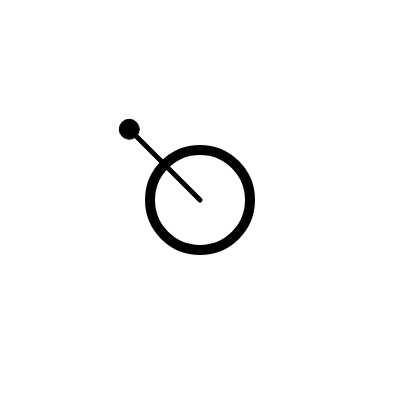
Frame 1 (no input)
Frame 60 (no input): identical to frame 1, image omitted
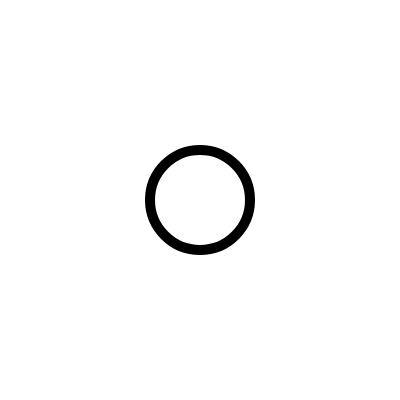
Frame 120 (the mouse pressed at the canvas centre since frame 60)

The p5.js sketch that drew these frames (run headless with seeded random() and noise() and a simulated clock; from frame 60 on, the mouse is pressed at the canvas centre):

// p5.js sketch
// ── sketch.js
let crankLength = 100;

function setup() {
  createCanvas(400, 400);
}

function draw() {
  background(255);


  // Zeichne die Kurbel
  translate(width / 2, height / 2);
  strokeWeight(10);
  stroke(0);
  fill(255);
  ellipse(0, 0, 100, 100);

  // Berechne die Position des Kurbelarms
  let distance = dist(width / 2, height / 2, mouseX, mouseY);
  let x = (mouseX - width / 2) * crankLength / distance;
  let y = (mouseY - height / 2) * crankLength / distance;


  // Zeichne den Kurbelarm
  strokeWeight(5);
  line(0, 0, x, y);

  // Zeichne den Kurbelgriff
  strokeWeight(1);
  fill(0);
  ellipse(x,y, 20, 20);
}
